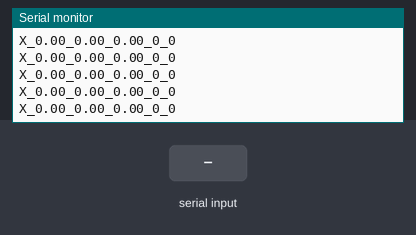
The sketch below on a simulated Arduino Uno, built with avr-gcc and run on an emulated ATmega328P. Parts: the last lines printed to the serial monitor. The inputs (shaded band) are chosen by the test bench.

Above: at 1.2 s.
1.3 s: "A" received over Serial
4.3 s: "B" received over Serial
7.3 s: "C" received over Serial
9.8 s: "D" received over Serial
At 10.87 s:
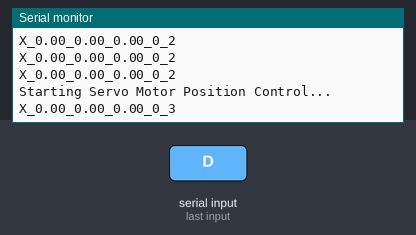
12.8 s: "A" received over Serial
At 13.89 s:
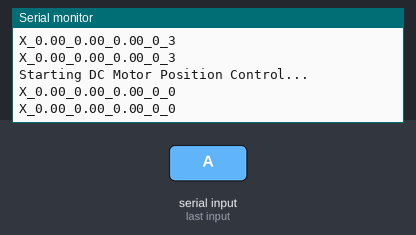
Timing chart, 0 to 15.8 s (numbered marks = the images above; inputs shaded):
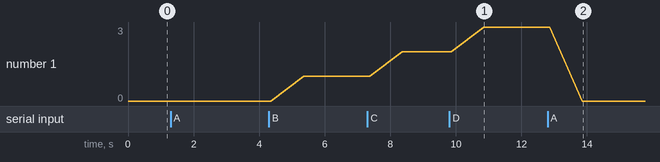

The sketch:

serial.ino
```cpp
// Test Framework for GUI integration
// Author: David Robinson

int ledPin = 13; // for testing purposes
bool LED = false; // for testing purposes

void setup() {
  Serial.begin(9600); // Establish serial connection
}

void initDCPosition()
{
  Serial.println("Starting DC Motor Position Control...");
  // Code Goes Here
}

void runDCPosition()
{
  // Code Goes Here (Runs Every Loop)

    // Assign Serial Data
//  serialMotorActual = ?;
//  serialMotorDesired = ?;
//  serialSensor = ?;
//  serialMotorDirection = ?;
}

void initDCVelocity()
{
  Serial.println("Starting DC Motor Velocity Control...");
  // Code Goes Here
}

void runDCVelocity()
{
  // Code Goes Here (Runs Every Loop)

    // Assign Serial Data
//  serialMotorActual = ?;
//  serialMotorDesired = ?;
//  serialSensor = ?;
//  serialMotorDirection = ?;
}

void initStepper()
{
  Serial.println("Starting Stepper Motor Position Control...");
  // Code Goes Here
}

void runStepper()
{
  // Code Goes Here (Runs Every Loop)

    // Assign Serial Data
//  serialMotorActual = ?;
//  serialMotorDesired = ?;
//  serialSensor = ?;
//  serialMotorDirection = ?;
}

void initServo()
{
  Serial.println("Starting Servo Motor Position Control...");
  // Code Goes Here
}

void runServo()
{
  // Code Goes Here (Runs Every Loop)

  // Assign Serial Data
//  serialMotorActual = ?;
//  serialMotorDesired = ?;
//  serialSensor = ?;
//  serialMotorDirection = ?;
}

void handleSerial()
{
  if (Serial.available() > 0) {
    String input = Serial.readString();
    parseSerial(input);
  }
}

int state = 0; // DC Position Intial State
bool useSensor = true;
float manualInput = 0.0f;

void parseSerial(String input)
{
  if (input == "A") // DC Position
  {
    state = 0;
    initDCPosition();
  }
  else if (input == "B") // DC Velocity
  {
    state = 1;
    initDCVelocity();
  }
  else if (input == "C") // Stepper Position
  {
    state = 2;
    initStepper();
  }
  else if (input == "D") // Servo Position
  {
    state = 3;
    initServo();
  }
  else if (input == "S") // Use Sensor Data
  {
    useSensor = true;
  }
  else if (input.substring(0, 1) == "M")
  {
    useSensor = false;
    manualInput = input.substring(2, input.length()).toFloat();
  }
}

void stateMachine()
{
  switch(state)
  {
      case 0: // DC Position
          runDCPosition();
          break;
      case 1: // DC Velocity
          runDCVelocity();
          break;
      case 2: // Stepper Position
          runStepper();
          break;
      case 3: // Servo Position
          runServo();
          break;
      default: break;
  }
}

float serialMotorActual;
float serialMotorDesired; // setpoint
float serialSensor;
bool serialMotorDirection; // Zero = CW, One = ACW

void sendSerialData()
{
  Serial.print("X_");
  Serial.print(serialMotorActual);
  Serial.print("_");
  Serial.print(serialMotorDesired);
  Serial.print("_");
  Serial.print(serialSensor);
  Serial.print("_");
  Serial.print(serialMotorDirection);
  Serial.print("_");
  Serial.println(state);
}

void loop() {
  handleSerial();
  stateMachine();
  sendSerialData();
}
```

Measured:
- after the input at 9.8 s, the serial monitor: prints a new line after 1.0 s (image 1)
- after the input at 12.8 s, the serial monitor: prints a new line after 1.0 s (image 2)
- plotted number 1: 0 → 1 after the input at 4.3 s, 1 → 2 after the input at 7.3 s, 2 → 3 after the input at 9.8 s
